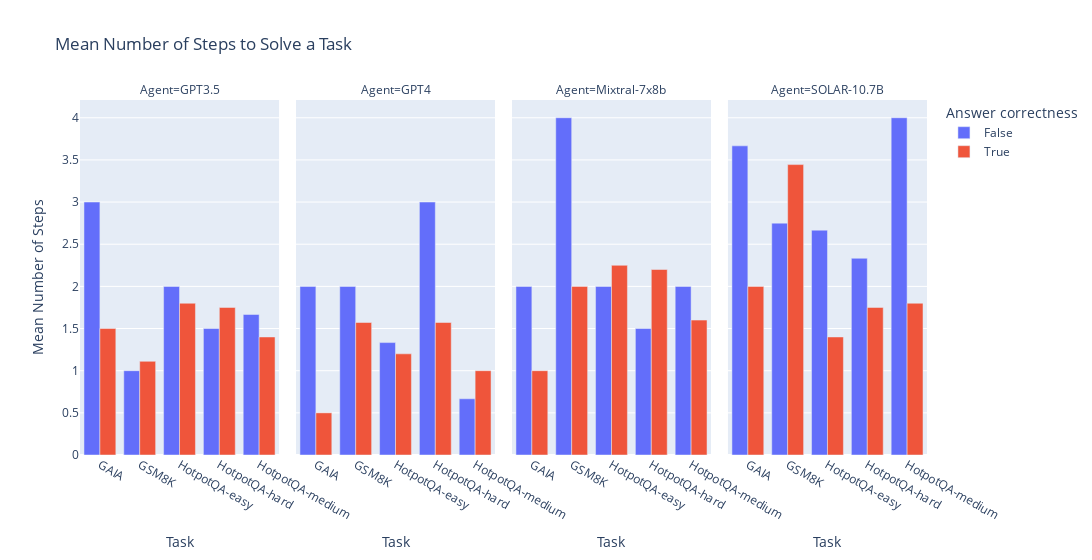

Notebook source saved alongside this figure:
### Code cell
px.bar(
    aggregated_resuts.reset_index(),
    x="task",
    y="number_of_steps",
    facet_col="agent_name",
    color="correct_answer",
    title="Mean Number of Steps to Solve a Task",
    barmode="group",
    labels={
        "agent_name": "Agent",
        "number_of_steps": "Mean Number of Steps",
        "correct_answer": "Answer correctness",
        "task": "Task",
    },
    width=1500,
)

### Figure 1 — Plotly figure (JSON) as saved in the notebook; plotly's stock layout.template omitted (floating-point values rounded to 4 significant figures)
{"data": [{"alignmentgroup": "True", "hovertemplate": "Answer correctness=False<br>Agent=GPT3.5<br>Task=%{x}<br>Mean Number of Steps=%{y}<extra></extra>", "legendgroup": "False", "marker": {"color": "#636efa", "pattern": {"shape": ""}}, "name": "False", "offsetgroup": "False", "orientation": "v", "showlegend": true, "textposition": "auto", "type": "bar", "x": ["GAIA", "GSM8K", "HotpotQA-easy", "HotpotQA-hard", "HotpotQA-medium"], "xaxis": "x", "y": [3, 1, 2, 1.5, 1.667], "yaxis": "y"}, {"alignmentgroup": "True", "hovertemplate": "Answer correctness=False<br>Agent=GPT4<br>Task=%{x}<br>Mean Number of Steps=%{y}<extra></extra>", "legendgroup": "False", "marker": {"color": "#636efa", "pattern": {"shape": ""}}, "name": "False", "offsetgroup": "False", "orientation": "v", "showlegend": false, "textposition": "auto", "type": "bar", "x": ["GAIA", "GSM8K", "HotpotQA-easy", "HotpotQA-hard", "HotpotQA-medium"], "xaxis": "x2", "y": [2, 2, 1.333, 3, 0.6667], "yaxis": "y2"}, {"alignmentgroup": "True", "hovertemplate": "Answer correctness=False<br>Agent=Mixtral-7x8b<br>Task=%{x}<br>Mean Number of Steps=%{y}<extra></extra>", "legendgroup": "False", "marker": {"color": "#636efa", "pattern": {"shape": ""}}, "name": "False", "offsetgroup": "False", "orientation": "v", "showlegend": false, "textposition": "auto", "type": "bar", "x": ["GAIA", "GSM8K", "HotpotQA-easy", "HotpotQA-hard", "HotpotQA-medium"], "xaxis": "x3", "y": [2, 4, 2, 1.5, 2], "yaxis": "y3"}, {"alignmentgroup": "True", "hovertemplate": "Answer correctness=False<br>Agent=SOLAR-10.7B<br>Task=%{x}<br>Mean Number of Steps=%{y}<extra></extra>", "legendgroup": "False", "marker": {"color": "#636efa", "pattern": {"shape": ""}}, "name": "False", "offsetgroup": "False", "orientation": "v", "showlegend": false, "textposition": "auto", "type": "bar", "x": ["GAIA", "GSM8K", "HotpotQA-easy", "HotpotQA-hard", "HotpotQA-medium"], "xaxis": "x4", "y": [3.667, 2.75, 2.667, 2.333, 4], "yaxis": "y4"}, {"alignmentgroup": "True", "hovertemplate": "Answer correctness=True<br>Agent=GPT3.5<br>Task=%{x}<br>Mean Number of Steps=%{y}<extra></extra>", "legendgroup": "True", "marker": {"color": "#EF553B", "pattern": {"shape": ""}}, "name": "True", "offsetgroup": "True", "orientation": "v", "showlegend": true, "textposition": "auto", "type": "bar", "x": ["GAIA", "GSM8K", "HotpotQA-easy", "HotpotQA-hard", "HotpotQA-medium"], "xaxis": "x", "y": [1.5, 1.111, 1.8, 1.75, 1.4], "yaxis": "y"}, {"alignmentgroup": "True", "hovertemplate": "Answer correctness=True<br>Agent=GPT4<br>Task=%{x}<br>Mean Number of Steps=%{y}<extra></extra>", "legendgroup": "True", "marker": {"color": "#EF553B", "pattern": {"shape": ""}}, "name": "True", "offsetgroup": "True", "orientation": "v", "showlegend": false, "textposition": "auto", "type": "bar", "x": ["GAIA", "GSM8K", "HotpotQA-easy", "HotpotQA-hard", "HotpotQA-medium"], "xaxis": "x2", "y": [0.5, 1.571, 1.2, 1.571, 1], "yaxis": "y2"}, {"alignmentgroup": "True", "hovertemplate": "Answer correctness=True<br>Agent=Mixtral-7x8b<br>Task=%{x}<br>Mean Number of Steps=%{y}<extra></extra>", "legendgroup": "True", "marker": {"color": "#EF553B", "pattern": {"shape": ""}}, "name": "True", "offsetgroup": "True", "orientation": "v", "showlegend": false, "textposition": "auto", "type": "bar", "x": ["GAIA", "GSM8K", "HotpotQA-easy", "HotpotQA-hard", "HotpotQA-medium"], "xaxis": "x3", "y": [1, 2, 2.25, 2.2, 1.6], "yaxis": "y3"}, {"alignmentgroup": "True", "hovertemplate": "Answer correctness=True<br>Agent=SOLAR-10.7B<br>Task=%{x}<br>Mean Number of Steps=%{y}<extra></extra>", "legendgroup": "True", "marker": {"color": "#EF553B", "pattern": {"shape": ""}}, "name": "True", "offsetgroup": "True", "orientation": "v", "showlegend": false, "textposition": "auto", "type": "bar", "x": ["GAIA", "GSM8K", "HotpotQA-easy", "HotpotQA-hard", "HotpotQA-medium"], "xaxis": "x4", "y": [2, 3.444, 1.4, 1.75, 1.8], "yaxis": "y4"}], "layout": {"annotations": [{"font": {}, "showarrow": false, "text": "Agent=GPT3.5", "x": 0.1175, "xanchor": "center", "xref": "paper", "y": 1, "yanchor": "bottom", "yref": "paper"}, {"font": {}, "showarrow": false, "text": "Agent=GPT4", "x": 0.3725, "xanchor": "center", "xref": "paper", "y": 1, "yanchor": "bottom", "yref": "paper"}, {"font": {}, "showarrow": false, "text": "Agent=Mixtral-7x8b", "x": 0.6275, "xanchor": "center", "xref": "paper", "y": 1, "yanchor": "bottom", "yref": "paper"}, {"font": {}, "showarrow": false, "text": "Agent=SOLAR-10.7B", "x": 0.8825, "xanchor": "center", "xref": "paper", "y": 1, "yanchor": "bottom", "yref": "paper"}], "barmode": "group", "legend": {"title": {"text": "Answer correctness"}, "tracegroupgap": 0}, "title": {"text": "Mean Number of Steps to Solve a Task"}, "width": 1500, "xaxis": {"anchor": "y", "domain": [0, 0.235], "title": {"text": "Task"}}, "xaxis2": {"anchor": "y2", "domain": [0.255, 0.49], "matches": "x", "title": {"text": "Task"}}, "xaxis3": {"anchor": "y3", "domain": [0.51, 0.745], "matches": "x", "title": {"text": "Task"}}, "xaxis4": {"anchor": "y4", "domain": [0.765, 1.0], "matches": "x", "title": {"text": "Task"}}, "yaxis": {"anchor": "x", "domain": [0, 1], "title": {"text": "Mean Number of Steps"}}, "yaxis2": {"anchor": "x2", "domain": [0, 1], "matches": "y", "showticklabels": false}, "yaxis3": {"anchor": "x3", "domain": [0, 1], "matches": "y", "showticklabels": false}, "yaxis4": {"anchor": "x4", "domain": [0, 1], "matches": "y", "showticklabels": false}}}
